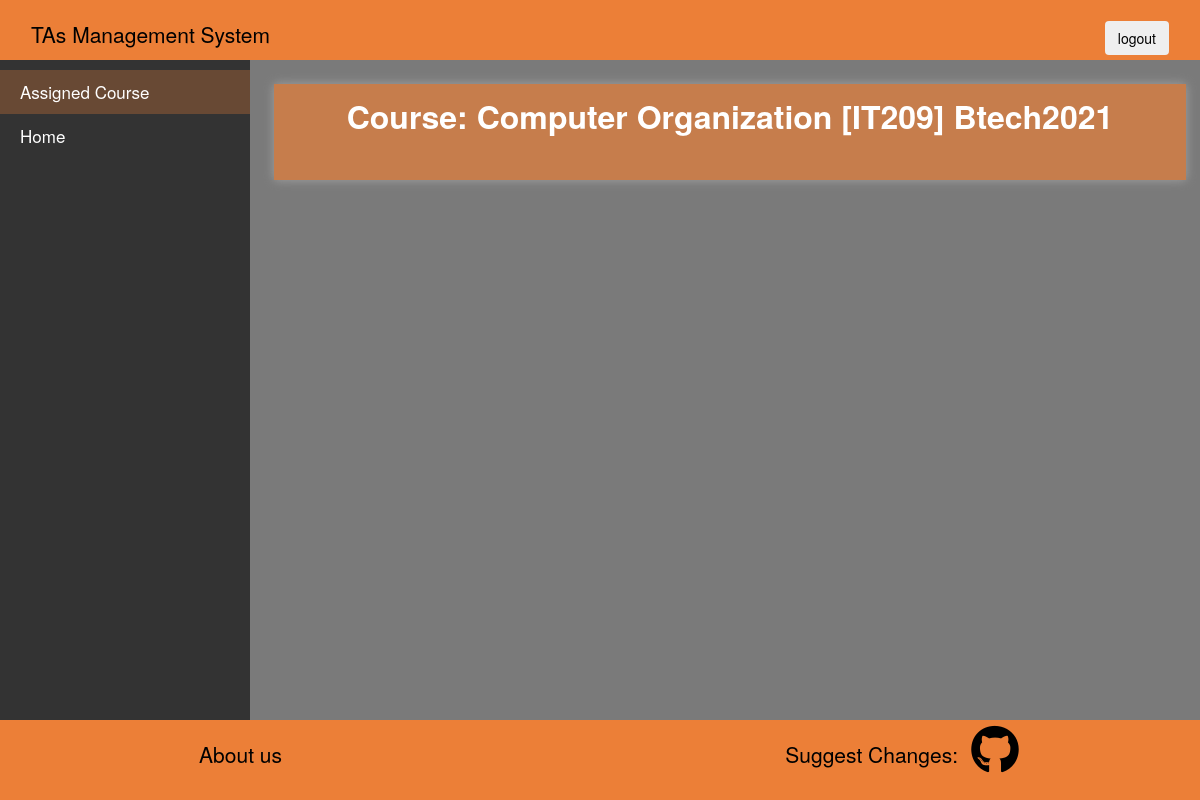
Screenshot of /Main/faculty/assignedCourse/5 with the database file from the repository.
### Main/models.py (models this page shows, shortened)
class course(models.Model):
    name = models.CharField(max_length=50,null=False)
    courseid =models.CharField(max_length=20)
    program_year=models.CharField(max_length=20)
    number_of_TA = models.IntegerField(null=False)
    class Meta:
        unique_together=('courseid','program_year')

class faculty(models.Model):
    name = models.CharField(max_length=30,null=False)
    pwd = models.CharField(max_length=8,null=False)
    cid = models.OneToOneField(course,on_delete=models.CASCADE)
    mail = models.EmailField(max_length=30,null=False,unique=True)#login
    an= models.BooleanField(default=False)

### Main/views.py (the view)
# urls.py: path('faculty/assignedCourse/<str:id>',assignedCourse, name='assignedCourse'),
def assignedCourse(request, id):
    obj = faculty.objects.get(id=id)
    cours = course.objects.filter(courseid = obj.cid.courseid, program_year= obj.cid.program_year)
    context = {'viewCourse':cours, 'user':obj}
    return render( request, 'assignedCourse.html', context)

### templates/assignedCourse.html (shortened to what this page needs)
{% extends 'header.html' %}
{% load static %}
{% block mid %}
  <div class="main">
  <div class="mid">
      {% for course in viewCourse %}
      <p>Course: {{course.name}} [{{user.cid.courseid}}] {{course.program_year}}</p>
      {%endfor%}
      <br>
  </div>
</div>
{%endblock mid%}
{%block sidenav%}
    <div class="sidenav">
      <a class="active" href="">Assigned Course</a>
      <a href="{% url 'facultyHome' user.id %}">Home</a>
  </div>
{%endblock sidenav%}

### Main/static/basic.css (style rules this page uses)
body { margin:0; font-family: 'Gill Sans', 'Gill Sans MT', Calibri, 'Trebuchet MS', sans-serif; box-sizing: border-box; }

### templates/header.html (style rules this page uses)
.sidenav { width: 250px; position: fixed; top: 60px; background-color: #333; overflow: auto; padding-top: 10px; bottom: 80px; }
.sidenav a { padding: 10px 10px 10px 20px; text-decoration: none; font-size: 17px; color: #333; display: block; color: white; background-image: none; padding-left: auto; }
.sidenav a.active { background-color: #ec7f3748; text-transform:inherit; }
.main { margin-left: 250px; width: 100%; position: fixed; background-color: rgb(122, 122, 122); overflow: auto; top: 60px; bottom: 80px; padding-inline-start: 0%; padding-inline-end: 0%; }
.mid { width: 76%; background-color: #ec7f37ab; top: 60px; bottom: 80px; float: center; display: block; overflow: auto; margin-top: 2%; margin-left: 2%; height: auto; box-shadow: 0 0px 10px 0 rgba(176, 176, 176, 0.724); }
.mid p { font-size:xx-large; padding: 10px; text-align: center; font-weight: bolder; color:white; }

### rows the page displays
course: name "Computer Organization", program_year "Btech2021"
faculty: cid.courseid "IT209"
